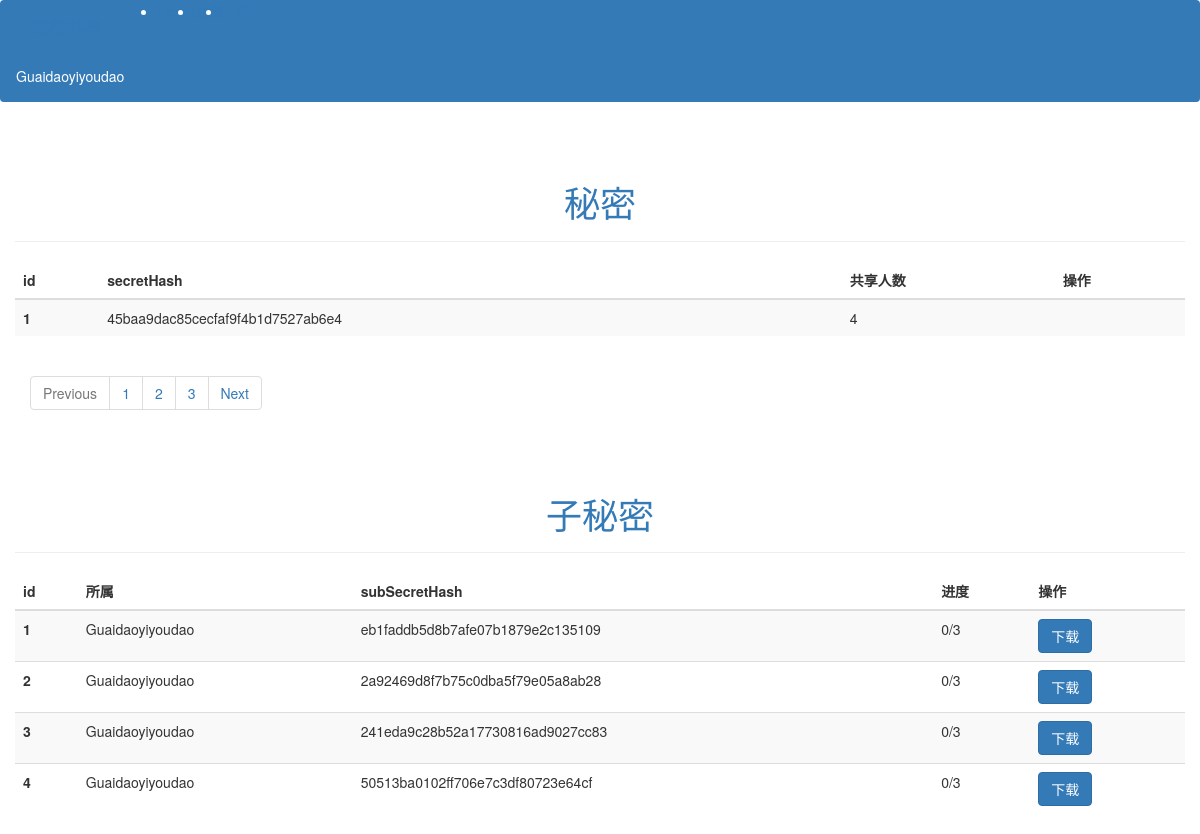
Screenshot of / (signed in) with the database file from the repository.
### app/models.py (models this page shows, shortened)
class Base(Model):
    class Meta:
        database = db

class User(UserMixin,Base):
    id = IntegerField(primary_key=True,index=True)
    username = CharField(unique=True)
    email = CharField(unique=True)
    verify_token = CharField(unique=True,default=token_hex(32))
    email_verified = BooleanField(default=False)
    password_hash = CharField()
    @property
    def password(self):
        return self.password_hash

class Secret(Base):
    owner = ForeignKeyField(User,backref="secrets")
    name = CharField(unique=True)
    secretHash = CharField(unique=True)
    id = AutoField(primary_key=True)
    shareNums = IntegerField() #分享给了多少个人
    hasNums = IntegerField(default=0) #
    needNums = IntegerField()
    width = IntegerField()
    height = IntegerField()

class SubSecret(Base):
    id = IntegerField(primary_key=True,index=True)
    user = ForeignKeyField(User,backref="subSecrets")
    secret = ForeignKeyField(Secret,backref="subSecrets")
    subSecretHash = CharField(unique=True)
    saved = BooleanField(default=False)
    img = CharField(unique=True,default='')

### app/main/views.py (the view)
@main.route('/')
@login_required
def index():
    user = User.select().where(User.username==current_user.username).get()
    secrets = user.secrets
    subs = user.subSecrets
    return render_template('index.html',secrets=secrets,subs=subs)

### app/models.py (called while the page is built)
@login_manager.user_loader
def load_user(user_id):
    try:
        return User.select().where(User.id==user_id).get()
    except DoesNotExist:
        return None

### app/templates/index.html
{% extends "Base.html" %}
{% block content%}
<div class="container">
    <div class="row" style="margin-top: 20px;">
        <div class="page-header">
            <h1 class="text-center text-primary">秘密</h1>
        </div>
        <table class="table table-hover table-striped">
            <thead>
                <tr>
                    <th scope="col">id</th>
                    <th scope="col">secretHash</th>
                    <th scope="col">共享人数</th>
                    <th scope="col">操作</th>
                </tr>
            </thead>
            <tbody>
                {% for secret in secrets %}
                <tr>
                    <th scope="row">{{ secret.id }}</th>
                    <td>{{ secret.secretHash }}</td>
                    <td>{{ secret.shareNums }}</td>
                    <td></td>
                </tr>
                {% endfor %}
            </tbody>
        </table>
    </div>
    <nav aria-label="Page navigation example">
        <ul class="pagination justify-content-center">
          <li class="page-item disabled">
            <a class="page-link" href="#" tabindex="-1" aria-disabled="true">Previous</a>
          </li>
          <li class="page-item"><a class="page-link" href="#">1</a></li>
          <li class="page-item"><a class="page-link" href="#">2</a></li>
          <li class="page-item"><a class="page-link" href="#">3</a></li>
          <li class="page-item">
            <a class="page-link" href="#">Next</a>
          </li>
        </ul>
      </nav>
    <div class="row" style="margin-top: 20px;">
        <div class="page-header">
            <h1 class="text-center text-primary">子秘密</h1>
        </div>
        <table class="table table-hover table-striped">
            <thead>
                <tr>
                    <th scope="col">id</th>
                    <th scope="col">所属</th>
                    <th scope="col">subSecretHash</th>
                    <th scope="col">进度</th>
                    <th scope="col">操作</th>
                </tr>
            </thead>
            <tbody>
                {% for sub in subs %}
                <tr>
                    <th scope="row">{{ sub.id }}</th>
                    <td>{{ sub.user.username }}</td>
                    <td>{{ sub.subSecretHash }}</td>
                    <td>{{ sub.secret.hasNums }}/{{ sub.secret.needNums }} </td>
                    <td>
                        {% if sub.saved %}
                           <
                        {% else %}
                             <a id="download" class="btn btn-primary" href="{{url_for('main.download',img=sub.img)}}" role="button">下载</a>
                        {% endif %}
                    </td>
                </tr>
                {% endfor %}
            </tbody>
        </table>
    </div>
</div>
{% endblock %}

### app/templates/Base.html (shortened to what this page needs)
{% extends "bootstrap/base.html" %}
{% block head %}
{{ super() }}
<link rel="stylesheet" href="{{url_for('static',filename='style.css')}}" />
{% endblock %}
{% block navbar %}
<nav class="navbar navbar-expand-lg navbar-dark bg-primary">
    <div class="collapse navbar-collapse">
        <a class="navbar-brand" href="/">秘密共享</a>
        <ul class="navbar-nav mr-auto mt-2 mt-lg-0">
            <li class="nav-item">
                <a class="nav-link" href="/">Home</span></a>
            </li>
            {% if current_user.is_authenticated %}
            <li class="nav-item">
                <a class="nav-link" href="{{url_for('auth.logout')}}">注销</a>
            </li>
            <li class="nav-item">
                <a class="nav-link" href="{{url_for('main.upload')}}">上传</a>
            </li>
            {% endif %}
        </ul>
    </div>
    {% if current_user.is_authenticated %}
    <span class="navbar-text">
        {{current_user.username}}
    </span>
    {% endif %}
</nav>
{% endblock %}

### rows the page displays
User: username "Guaidaoyiyoudao"
Secret: id "1", secretHash "45baa9dac85cecfaf9f4b1d7527ab6e4", shareNums "4"
SubSecret: id "1", user.username "Guaidaoyiyoudao", subSecretHash "eb1faddb5d8b7afe07b1879e2c135109", secret.hasNums "0", secret.needNums "3"
SubSecret: id "2", user.username "Guaidaoyiyoudao", subSecretHash "2a92469d8f7b75c0dba5f79e05a8ab28", secret.hasNums "0", secret.needNums "3"
SubSecret: id "3", user.username "Guaidaoyiyoudao", subSecretHash "241eda9c28b52a17730816ad9027cc83", secret.hasNums "0", secret.needNums "3"
SubSecret: id "4", user.username "Guaidaoyiyoudao", subSecretHash "50513ba0102ff706e7c3df80723e64cf", secret.hasNums "0", secret.needNums "3"
